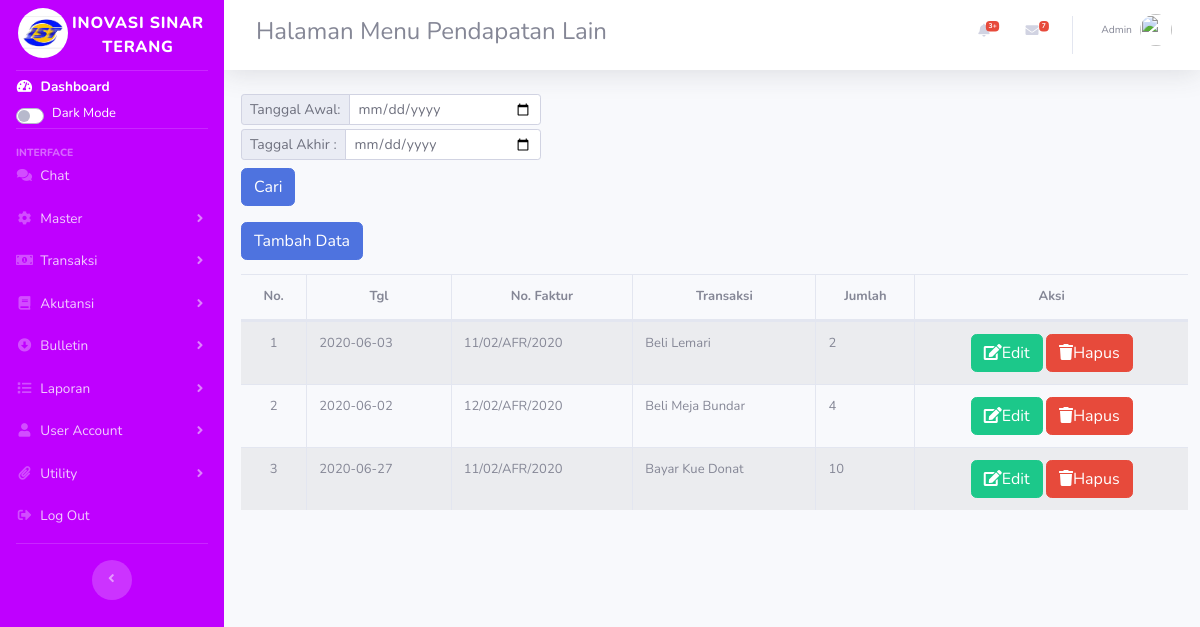
The app's page /index.php/pendapatan with its own data.
### tables this page shows
CREATE TABLE `pendapatanlain` (
  `id` int(11) NOT NULL,
  `tgl` varchar(50) NOT NULL,
  `no_faktur` varchar(50) NOT NULL,
  `transaksi` varchar(50) NOT NULL,
  `jumlah` varchar(50) NOT NULL
);

### application/controllers/Pendapatan.php (called while the page is built, shortened)
<?php
class Pendapatan extends CI_Controller {
    public function __construct(){
        $this->load->model('m_pendapatanlain');
        $this->load->library('form_validation');
    }
    public function index(){
        $topik['judul'] = 'Halaman Menu Pendapatan Lain';
        $data['pendapatanlain'] = $this->m_pendapatanlain->tampil_data();
        $this->load->view('templates/header',$topik);
        $this->load->view('pendapatanlain/index',$data);
        $this->load->view('templates/footer');
    }
}

### index.php (called while the page is built, shortened)
<?php
require_once BASEPATH.'core/CodeIgniter.php';

### application/models/M_pendapatanlain.php (called while the page is built, shortened)
<?php
class M_pendapatanlain extends CI_Model{
    public function tampil_data(){
        return $this->db->get('pendapatanlain')->result_array();
    }
}

### application/views/pendapatanlain/index.php (the view, shortened to what this page needs)
<div class="content-wrapper col-12">
<section class="content-header ml mt-2 auto">
<div style="margin-left:5px">
<div class="">
<div class="row">
<div class="col-lg-4">
            <form action="<?= base_url('');?>" method="post">
                <div class="input-group input-group-sm">
                    <div class="input-group-prepend">
                        <label for="weekending" class="input-group-text">Tanggal Awal:</label>
                    </div>
                    <input type="date" name="name" id="name" class="form-control form-control-sm">
                </div>
                <div class="input-group input-group-sm mt-1">
                    <div class="input-group-prepend">
                        <label for="namawin2mgr" class="input-group-text">Taggal Akhir :</label>
                    </div>
                    <input type="date" name="jenis_kendaraan" id="jenis_kendaraan" class="form-control form-control-sm">
                </div>
                <button type="submit" class="btn btn-primary mb-2 mt-2">Cari</button>
            </form>
        </div>
</div>
<a href="<?= base_url('pendapatan/tambah');?>" class="btn btn-primary mb-2 mt-2">Tambah Data</a>
<div class="table-responsive">
<table id="mytable" class="table table-striped table-bordered table-hover table-full-width dataTable" cellspacing="0" width="" style="font-size: small;">
        <thead>
            <tr style="text-align:center">
                <th>No.</th>
                <th>Tgl</th>
                <th>No. Faktur</th>
                <th>Transaksi</th>
                <th>Jumlah</th>
                <th>Aksi</th>
            </tr>
        </thead>
        <tbody>
            <?php $i=1;?>
            <?php foreach ($pendapatanlain as $pen): ?>
            <tr>
                <td style="text-align:center">
                    <?php echo $i;?>
                </td>
                <td>
                    <?php echo $pen['tgl'] ?>
                </td>
                <td>
                    <?php echo $pen['no_faktur'] ?>
                </td>
                <td>
                    <?php echo $pen['transaksi'] ?>
                </td>
                <td width="">
                    <?php echo $pen['jumlah'] ?>
                </td>
                <td style="text-align:center">
                    <a href="<?php echo base_url();?>pendapatan/edit/<?= $pen['id'];?>" class="btn btn-success" style=""><i class="fa fa-edit"></i>Edit</i></a>
                    <a href="<?= base_url();?>pendapatan/hapus/<?= $pen['id'];?>" class="btn btn-danger " style="" onclick="return confirm('Yakin ingin dihapus?');"><i class="fa fa-trash"></i>Hapus</a>
                </td>
            </tr>
            <?php $i++;?>
            <?php endforeach; ?>
        </tbody>
    </table>
    </div>
</div>

### records on screen
pendapatanlain: tgl "2020-06-03", no_faktur "11/02/AFR/2020", transaksi "Beli Lemari", jumlah "2"
pendapatanlain: tgl "2020-06-02", no_faktur "12/02/AFR/2020", transaksi "Beli Meja Bundar", jumlah "4"
pendapatanlain: tgl "2020-06-27", no_faktur "11/02/AFR/2020", transaksi "Bayar Kue Donat", jumlah "10"

### other values on screen
$judul "Halaman Menu Pendapatan Lain"
